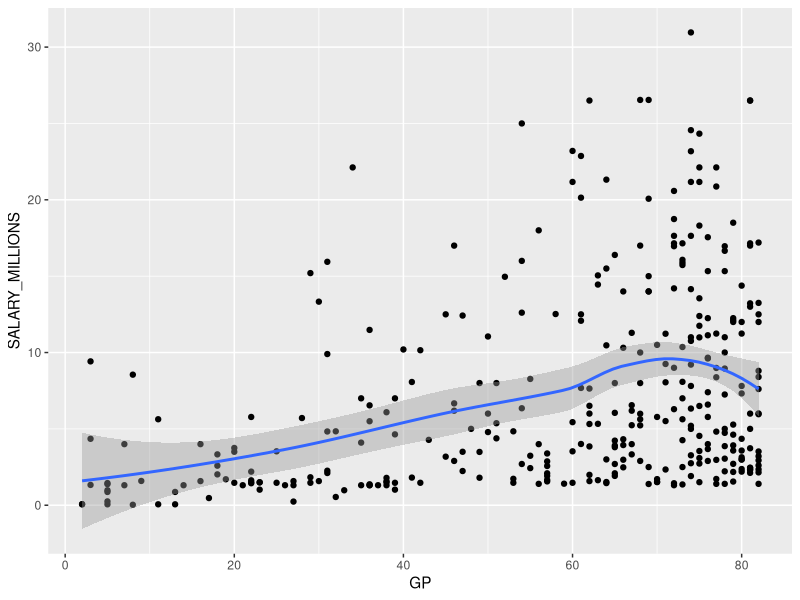
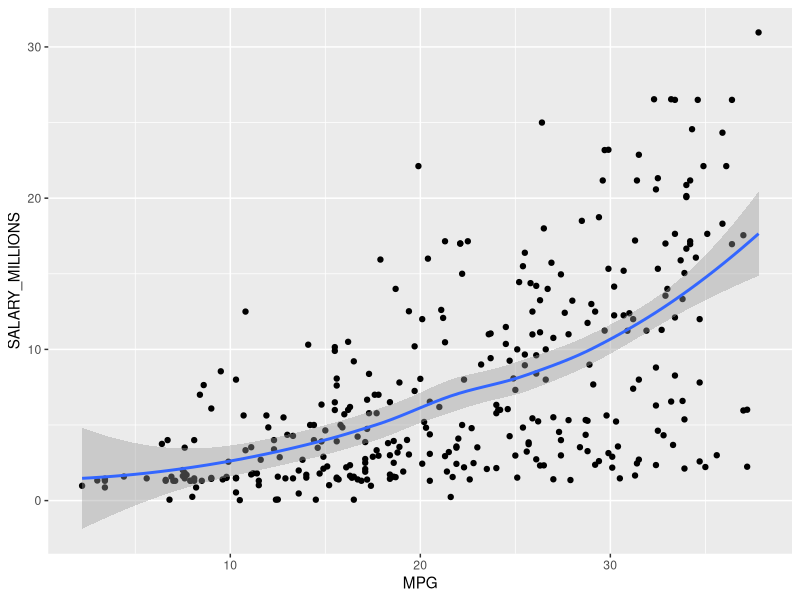
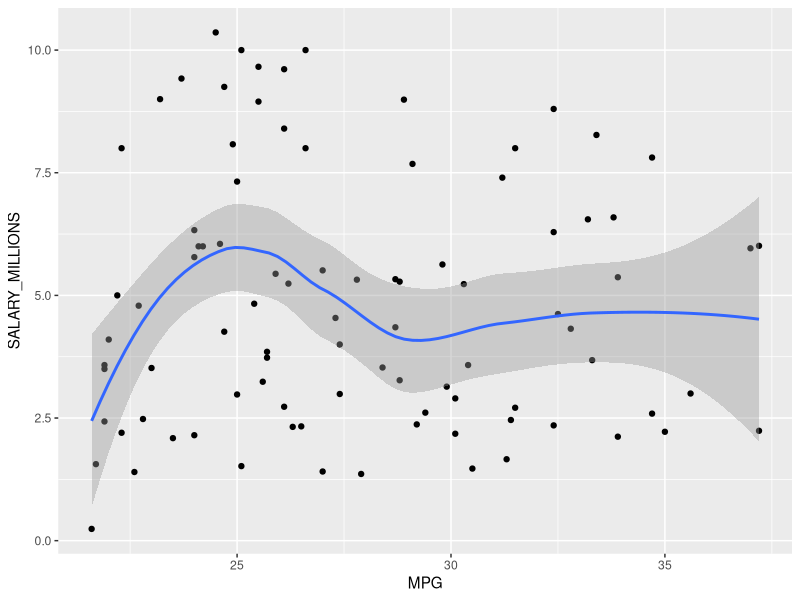
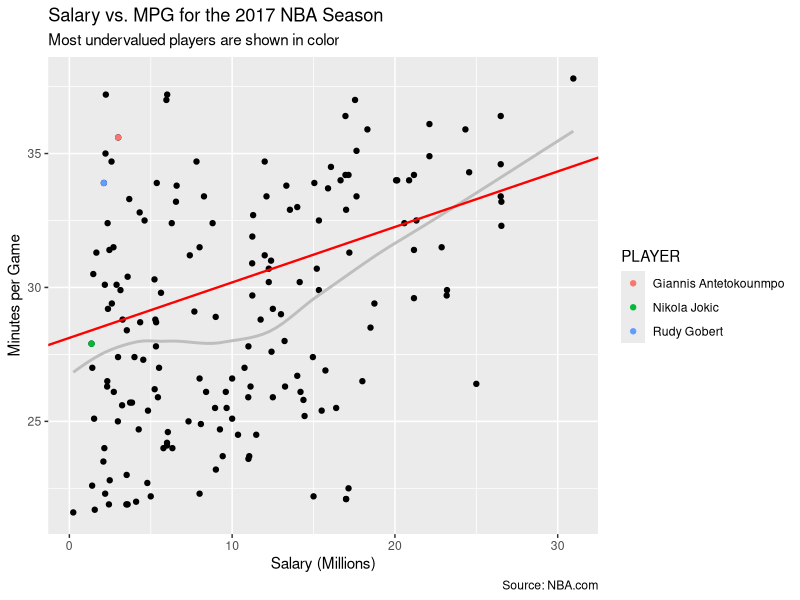
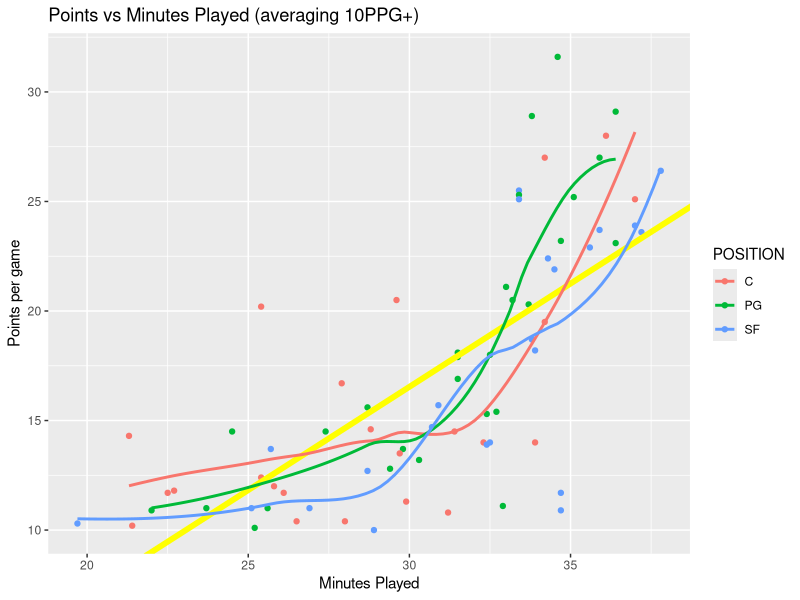
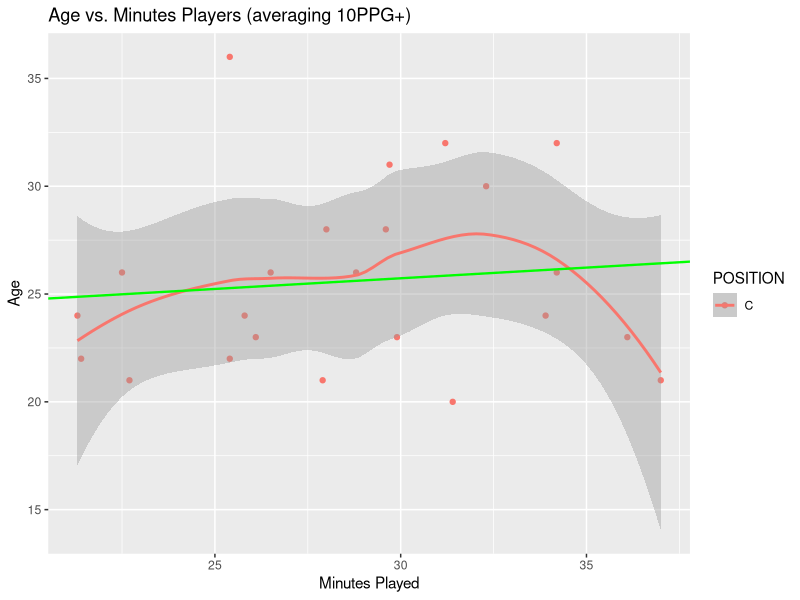
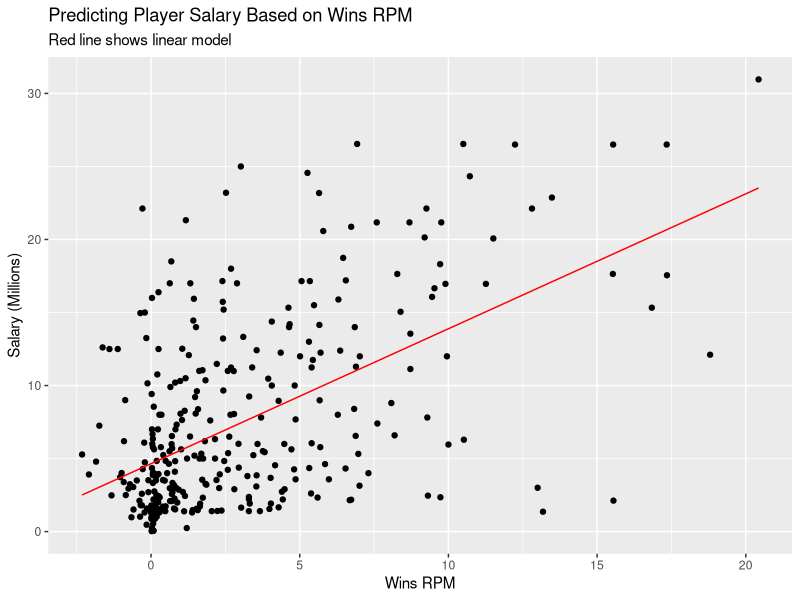
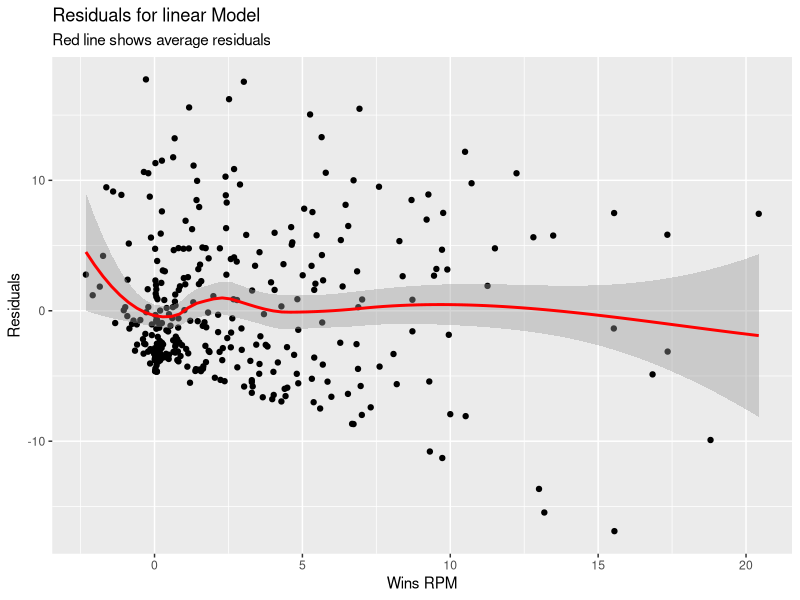

Write the R code that produced these figures, in order.
## ---- chunk 1
library(tidyverse)
library(dplyr)
library(stringr)
library(modelr)
#loading and tidying data
data <- read.csv("nba_2017_nba_players_with_salary.csv")
data <- data %>% select(2:39)
data1 <- data %>% rename_at(vars(starts_with("X")), 
                                        funs(str_remove(., "X")))
data1 <-as_tibble(data1)

point10 <- data1 %>% filter(POINTS >= 10)
pos <- point10 %>% filter(POSITION=="C"  | POSITION == "PG" | POSITION == "SF")
center <- point10 %>% filter(POSITION=="C")
pg <- point10 %>% filter(POSITION=="PG")
sf <- point10 %>% filter(POSITION=="SF")
Tseven <- data1 %>% filter(POINTS >=27)

## ---- chunk 2
#FIN 
#EDA for Games Played vs. salary 
ggplot(data=data1)+
  geom_point(mapping=aes(x=GP, y=SALARY_MILLIONS))+
  geom_smooth(mapping=aes(x=GP, y=SALARY_MILLIONS))
  
  ##data is to clumped to make assumptions, GP not a good factor
  summary(data1$GP)
## ---- chunk 3
#FIN
#EDA for minutes per game vs. salary
ggplot(data=data1)+
  geom_point(mapping=aes(x=MPG, y=SALARY_MILLIONS))+
  geom_smooth(mapping=aes(x=MPG, y=SALARY_MILLIONS))
#code for anaylzing value based on mpg  
  
  ##avg salary 7.3
  ##avg mpg 21.5
  ##avg wins 2.86
  ##med wins 1.4
summary(data1$MPG)
summary(data1$SALARY_MILLIONS)
summary(data1$WINS_RPM)
  ##avg salary= 10.5 if mpg>21
min_above <-data1 %>% filter(MPG>= 21.57)
data1 %>% filter(MPG>= 21.57) %>% summarise(mean_data=mean(SALARY_MILLIONS))
  ##creates group of players who play more than average and are paid less than average
minutesSalary <-data1 %>% filter(MPG>= 21.57 & SALARY_MILLIONS<=10.5) 
  
  ##visualization of group
ggplot(data=minutesSalary)+
  geom_point(mapping=aes(x=MPG, y=SALARY_MILLIONS))+
  geom_smooth(mapping=aes(x=MPG, y=SALARY_MILLIONS))
  ##further filtering based on graph results
summary(minutesSalary$MPG) #avg mpg for this group is 27.8
summary(minutesSalary$SALARY_MILLIONS) #avg salary for this group is 4.85
#creating even smaller group based on group average
Finalminutes1<- minutesSalary %>% 
  filter(MPG>= 27.78 & SALARY_MILLIONS<=4.851) %>% arrange(MPG) 
##filters out truly worse than avg players using group avg of holistic stat 
Finalminutes2<- Finalminutes1 %>% filter(WINS_RPM>=2.86) 
##seeing who makes the most, and who is most benefitial 
leastPaid <- Finalminutes2 %>% 
  select(PLAYER, POSITION, MPG, SALARY_MILLIONS, WINS_RPM) %>% 
  arrange(SALARY_MILLIONS)
leastPaid
Best <- leastPaid %>% arrange(desc(WINS_RPM))
Best
## Further filtering undervalued group to show the top 3
min_above %>% filter(WINS_RPM>10)  #10/342 .03 percent of players have winshare>10 
Finalminutes3<- leastPaid %>% filter(WINS_RPM>10) 
Finalminutes3
## ---- chunk 4
regresh0 <- lm(MPG ~ SALARY_MILLIONS, data = pos)
coef(regresh0)
ggplot(min_above,aes(x=SALARY_MILLIONS,y=MPG))+
  geom_point() +
  geom_smooth(se=F, color="grey") +
  geom_point(Finalminutes3, mapping=aes(x=SALARY_MILLIONS,y=MPG, color=PLAYER))+
  geom_abline(intercept = regresh0$coefficients[1], slope = regresh0$coefficients[2], colour = "red", size = .8)+
labs(title = "Salary vs. MPG for the 2017 NBA Season",
       subtitle = "Most undervalued players are shown in color",
       caption = "Source: NBA.com", 
       x = "Salary (Millions)", y = "Minutes per Game")
## ---- chunk 5
point10 <- data1 %>% filter(POINTS >= 10)
pos <- point10 %>% filter(POSITION=="C"  | POSITION == "PG" | POSITION == "SF")
center <- point10 %>% filter(POSITION=="C")
pg <- point10 %>% filter(POSITION=="PG")
sf <- point10 %>% filter(POSITION=="SF")
Tseven <- data1 %>% filter(POINTS >=27)
# lm for the coefficents and residuals
regresh <- lm(POINTS ~ MP, data = pos)
coef(regresh)
centers <- lm(POINTS ~ MP, data = center)
coef(centers)
pgs <- lm(POINTS ~ MP, data = pg)
coef(pgs)
sfs <- lm(POINTS ~ MP, data = sf)
coef(regresh)
points <- ggplot(data=pos)+
  geom_point(mapping=aes(x=MP, y=POINTS, colour=POSITION))+
  geom_abline(intercept = regresh$coefficients[1], slope = regresh$coefficients[2], colour = "yellow", size = 2) +
  geom_smooth(se=F,mapping=aes(x=MP, y=POINTS, colour=POSITION))
print(points + labs(title="Points vs Minutes Played (averaging 10PPG+)",
                    y="Points per game", x = "Minutes Played"))
## ---- chunk 6
regresh2 <- lm(AGE ~ MP, data = center)
coef(regresh2)
age <- ggplot(data=center)+
  geom_point(mapping=aes(x=MP, y=AGE, colour=POSITION))+
  geom_smooth(mapping=aes(x=MP, y=AGE, colour=POSITION))+
  geom_abline(intercept = regresh2$coefficients[1], slope = regresh2$coefficients[2], colour = "green", size = .8)
print(age + labs(title="Age vs. Minutes Players (averaging 10PPG+)",
                    y="Age", x = "Minutes Played"))
## ---- chunk 7
finRegresh <- lm(SALARY_MILLIONS ~ WINS_RPM, data = data1)

grid <- data1 %>% 
  select(PLAYER, WINS_RPM, SALARY_MILLIONS) 


 grid<- grid %>% 
   add_predictions(finRegresh) %>%
   add_residuals(finRegresh)
## ---- chunk 8
ggplot(data=grid) +
  geom_point(mapping = aes(x=WINS_RPM, y=SALARY_MILLIONS))+
  geom_line(mapping = aes(x=WINS_RPM, y=pred), color="red")+
  labs(title = "Predicting Player Salary Based on Wins RPM",
       subtitle = "Red line shows linear model")+
  xlab("Wins RPM")+
  ylab("Salary (Millions)")

ggplot(data=grid) +
  geom_point(mapping = aes(x=WINS_RPM, y=resid))+
  geom_smooth(mapping = aes(x=WINS_RPM, y=resid), color="red")+
  labs(title = "Residuals for linear Model",
       subtitle = "Red line shows average residuals")+
  xlab("Wins RPM")+
  ylab("Residuals")
## ---- chunk 9

## ---- chunk 10

